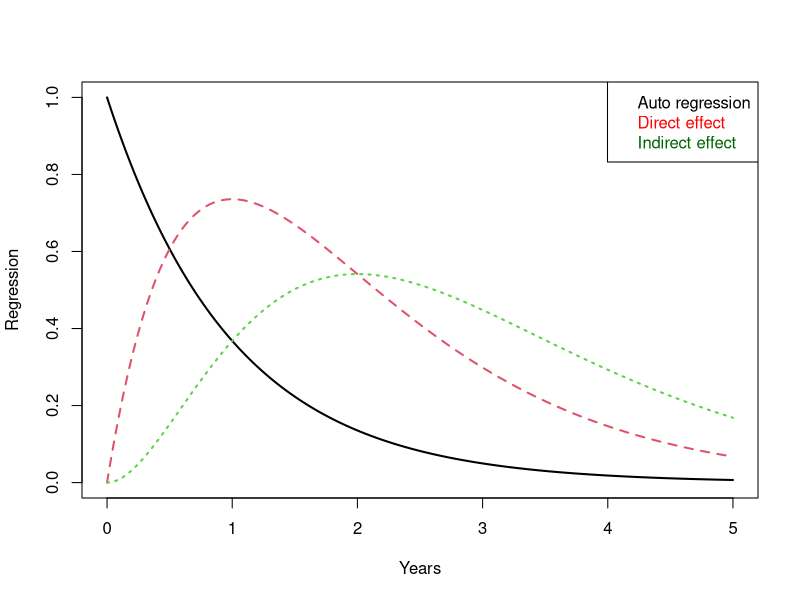

Reproduce this figure in R.
## ---- chunk 1
knitr::opts_chunk$set(collapse = TRUE,cache=TRUE,warning=FALSE,message=FALSE)
slug <- 'DiscreteTime'
library(knitr)
dir.create(slug)
options(knitr.graphics.error=FALSE)

savedir <- paste0(getwd(),'/',slug)
## ---- chunk 2
include_graphics('/img/SEM_3varsimple.jpg')
## ---- chunk 3
include_graphics('/img/SEM_3varmissingsinserted.jpg')
## ---- chunk 4
include_graphics('/img/SEM_3varct.jpg')
## ---- chunk 5
A <- matrix(c(-1,2,0, 0,-1,1, 0,0,-1),3,3)
library(expm)
matplot(seq(0,5,.01),t(sapply(seq(0,5,.01), function(x) expm(A*x)[,1])),type='l',lwd=2,ylab='Regression',xlab='Years')
legend('topright',legend = c('Auto regression','Direct effect','Indirect effect'),text.col=c('black','red','darkgreen'))
